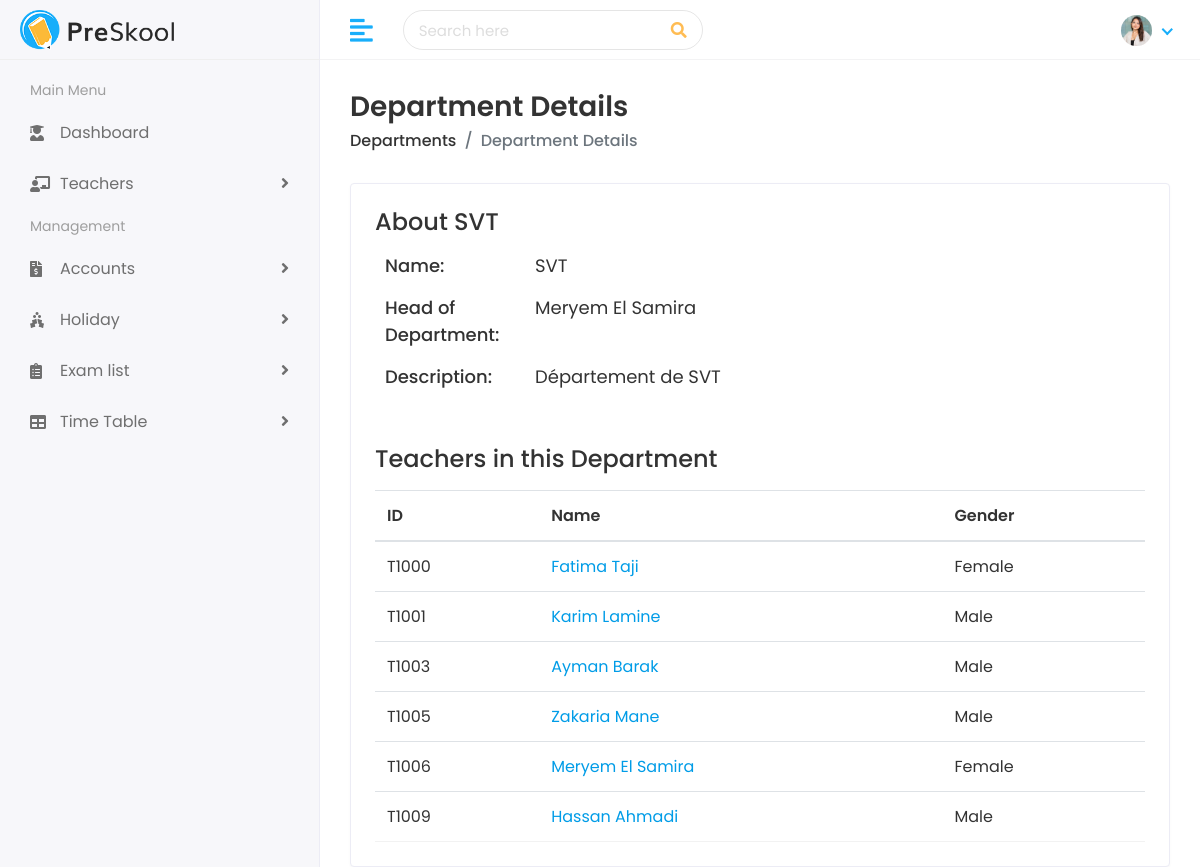
/departments/view/28/, run on the app's committed database.
### faculty/models.py (models this page shows, shortened)
class Department(models.Model):
    name = models.CharField(max_length=200, unique=True)
    description = models.TextField(blank=True)
    head_teacher = models.ForeignKey(
        'Teacher', on_delete=models.SET_NULL,
        null=True, blank=True, related_name='headed_department'
    )

class Teacher(models.Model):
    teacher_id = models.CharField(max_length=50, unique=True)
    first_name = models.CharField(max_length=100)
    last_name = models.CharField(max_length=100)
    gender = models.CharField(max_length=20, choices=[('Male', 'Male'), ('Female', 'Female'), ('Others', 'Others')])
    date_of_birth = models.DateField()
    mobile_number = models.CharField(max_length=20)
    joining_date = models.DateField()
    qualification = models.CharField(max_length=150)
    experience = models.CharField(max_length=100)
    username = models.CharField(max_length=100, unique=True)
    email = models.EmailField(max_length=150, unique=True)
    password = models.CharField(max_length=100)
    address = models.TextField()
    city = models.CharField(max_length=100)
    state = models.CharField(max_length=100)
    zip_code = models.CharField(max_length=20)
    country = models.CharField(max_length=100)
    image = models.ImageField(upload_to='teachers/', blank=True, null=True)
    department = models.ForeignKey(
        Department, on_delete=models.SET_NULL,
        null=True, blank=True, related_name='teachers'
    )

### faculty/views.py (the view)
# urls.py: path('departments/view/<int:pk>/', views.view_department, name='view_department'),
def view_department(request, pk):
    department = get_object_or_404(Department, pk=pk)
    return render(request, 'departments/department-details.html', {'department': department})

### templates/departments/department-details.html (shortened to what this page needs)
{% extends 'Home/base.html' %}
{% load static %}
{% block body %}
<div class="page-wrapper">
    <div class="content container-fluid">
        <div class="page-header">
            <div class="row">
                <div class="col-sm-12">
                    <h3 class="page-title">Department Details</h3>
                    <ul class="breadcrumb">
                        <li class="breadcrumb-item"><a href="{% url 'department_list' %}">Departments</a></li>
                        <li class="breadcrumb-item active">Department Details</li>
                    </ul>
                </div>
            </div>
        </div>
        <div class="card">
            <div class="card-body">
                <div class="row">
                    <div class="col-md-12">
                        <div class="about-info">
                            <h4>About {{ department.name }}</h4>
                            <div class="media mt-3">
                                <ul>
                                    <li>
                                        <span class="title-span">Name: </span>
                                        <span class="info-span">{{ department.name }}</span>
                                    </li>
                                    <li>
                                        <span class="title-span">Head of Department: </span>
                                        <span class="info-span">{% if department.head_teacher %}{{ department.head_teacher.first_name }} {{ department.head_teacher.last_name }}{% else %}Not Assigned{% endif %}</span>
                                    </li>
                                    <li>
                                        <span class="title-span">Description: </span>
                                        <span class="info-span">{{ department.description }}</span>
                                    </li>
                                </ul>
                            </div>
                        </div>
                    </div>
                </div>
                <div class="row mt-4">
                    <div class="col-sm-12">
                        <h4 class="mb-3">Teachers in this Department</h4>
                        <div class="table-responsive">
                            <table class="table table-hover table-center mb-0">
                                <thead>
                                    <tr>
                                        <th>ID</th>
                                        <th>Name</th>
                                        <th>Gender</th>
                                    </tr>
                                </thead>
                                <tbody>
                                    {% for teacher in department.teachers.all %}
                                    <tr>
                                        <td>{{ teacher.teacher_id }}</td>
                                        <td>
                                            <a href="{% url 'view_teacher' teacher.teacher_id %}">{{ teacher.first_name }} {{ teacher.last_name }}</a>
                                        </td>
                                        <td>{{ teacher.gender }}</td>
                                    </tr>
                                    {% empty %}
                                    <tr>
                                        <td colspan="3" class="text-center">No teachers assigned to this department yet.</td>
                                    </tr>
                                    {% endfor %}
                                </tbody>
                            </table>
                        </div>
                    </div>
                </div>
            </div>
        </div>
    </div>
</div>
{% endblock %}

### static/assets/css/style.css (style rules this page uses)
html { height: 100%; }
body { background-color: #fff; color: #333; font-family: 'Poppins', sans-serif; font-size: 1rem; height: 100%; line-height: 1.5; overflow-x: hidden; }
h1, h2, h3, h4, h5, h6 { font-family: 'Poppins', sans-serif; margin-top: 0; }
a { color: #009ce7; }
input, button, a { transition: all 0.4s ease; -moz-transition: all 0.4s ease; -o-transition: all 0.4s ease; -ms-transition: all 0.4s ease; -webkit-transition: all 0.4s ease; }
ul, ol { padding: 0px; list-style: none; }
.table { color: #333; max-width: 100%; margin-bottom: 0; width: 100%; }
.table thead tr th { font-weight: 600; }
.table tbody tr { border-bottom: 1px solid rgba(0, 0, 0, 0.05); }
.table.table-center td, .table.table-center th { vertical-align: middle; }
.card { border: 1px solid #ececf5; box-shadow: 0 1px 3px 0 rgba(0, 0, 0, 0.03); margin-bottom: 1.875rem; }
.card-body { padding: 1.5rem; }
.page-wrapper { margin-left: 320px; padding-top: 60px; position: relative; transition: all 0.4s ease; }
.page-wrapper > .content { padding: 1.875rem 1.875rem 0; }
.page-header { margin-bottom: 1.875rem; }
.page-header .breadcrumb { background-color: transparent; color: #6c757d; font-size: 1rem; font-weight: 500; margin-bottom: 0; padding: 0; }
.page-header .breadcrumb a { color: #333; }
.page-title { font-size: 28px; font-weight: 600; color: #333; margin-bottom: 5px; }
.about-info ul li { font-size: 18px; margin: 0px 0px 15px 10px; display: flex; }
.title-span { font-weight: 500; width: 150px; }

### data on the page
Department: name "SVT", head_teacher.first_name "Meryem", head_teacher.last_name "El Samira", description "Département de SVT"
Teacher: teacher_id "T1000", first_name "Fatima", last_name "Taji", gender "Female"
Teacher: teacher_id "T1001", first_name "Karim", last_name "Lamine", gender "Male"
Teacher: teacher_id "T1003", first_name "Ayman", last_name "Barak", gender "Male"
Teacher: teacher_id "T1005", first_name "Zakaria", last_name "Mane", gender "Male"
Teacher: teacher_id "T1006", first_name "Meryem", last_name "El Samira", gender "Female"
Teacher: teacher_id "T1009", first_name "Hassan", last_name "Ahmadi", gender "Male"
